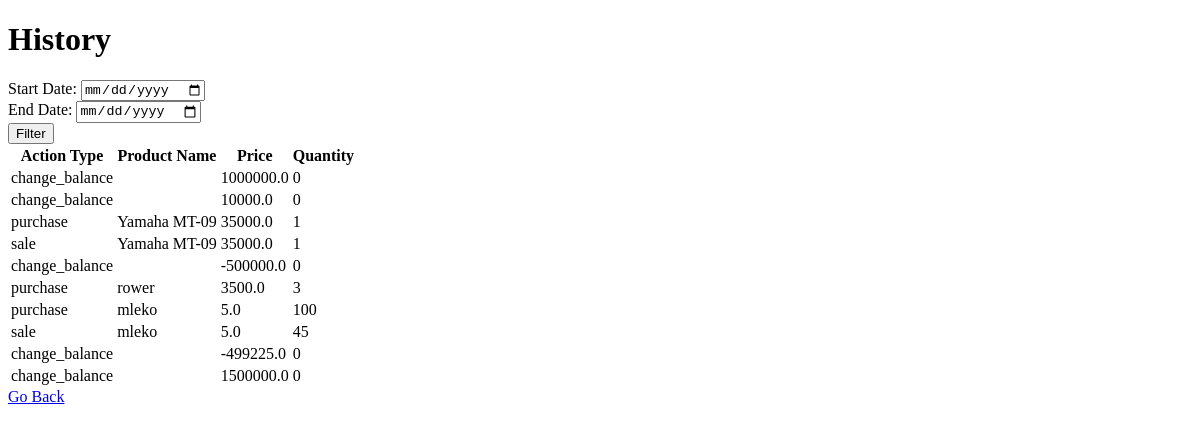
Before: /history with the older database file.
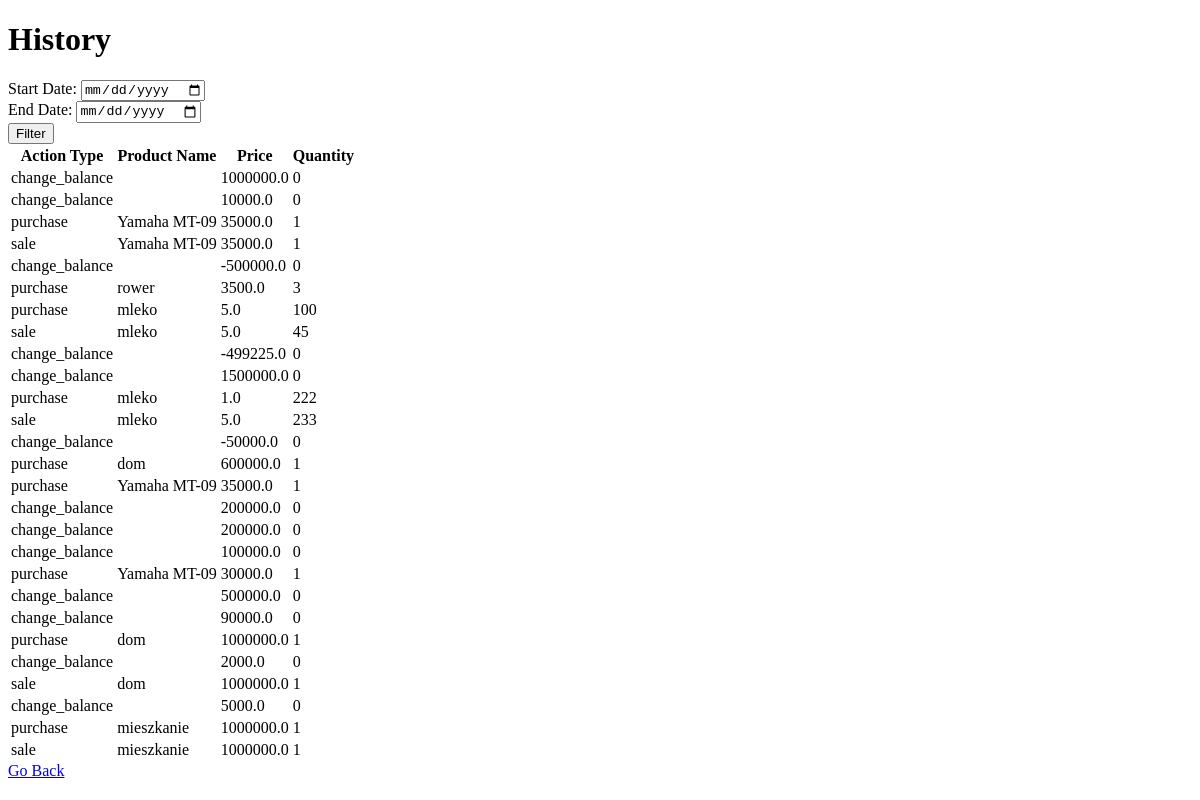
After: the same page with the newer database file.
### app.py (models this page shows)
class Action(db.Model):
    id = db.Column(db.Integer, primary_key=True)
    action_type = db.Column(db.String(20))
    product_name = db.Column(db.String(100))
    price = db.Column(db.Float)
    quantity = db.Column(db.Integer)

### app.py (the view, shortened to what this page needs)
@app.route('/history', methods=['GET', 'POST'])
def history():
    actions = load_actions()
    start = request.args.get('start')
    end = request.args.get('end')
    return render_template('history.html', actions=actions, start=start,
                           end=end)

### app.py (called while the page is built)
def load_actions():
    actions = []
    action_objs = Action.query.all()
    for action in action_objs:
        actions.append((action.action_type, action.product_name, action.price,
                        action.quantity))
    return actions

### templates/history.html (shortened to what this page needs)
<!DOCTYPE html>
<html>
<head>
</head>
<body>
    <h1>History</h1>
    <form action="/history" method="GET">
        <label for="start">Start Date:</label>
        <input type="date" id="start" name="start"><br>
        <label for="end">End Date:</label>
        <input type="date" id="end" name="end"><br>
        <input type="submit" value="Filter">
    </form>
    <table>
        <tr>
            <th>Action Type</th>
            <th>Product Name</th>
            <th>Price</th>
            <th>Quantity</th>
        </tr>
        {% for action in actions %}
            <tr>
                <td>{{ action[0] }}</td>
                <td>{{ action[1] }}</td>
                <td>{{ action[2] }}</td>
                <td>{{ action[3] }}</td>
            </tr>
        {% endfor %}
    </table>
    <a href="/">Go Back</a>
</body>
</html>

Changed rows visible on the page:
added Action: action_type "purchase", product_name "mleko", price "1.0", quantity "222"
added Action: action_type "sale", product_name "mleko", price "5.0", quantity "233"
added Action: action_type "change_balance", price "-50000.0", quantity "0"
added Action: action_type "purchase", product_name "dom", price "600000.0", quantity "1"
added Action: action_type "purchase", product_name "Yamaha MT-09", price "35000.0", quantity "1"
added Action: action_type "change_balance", price "200000.0", quantity "0"
added Action: action_type "change_balance", price "200000.0", quantity "0"
added Action: action_type "change_balance", price "100000.0", quantity "0"
added Action: action_type "purchase", product_name "Yamaha MT-09", price "30000.0", quantity "1"
added Action: action_type "change_balance", price "500000.0", quantity "0"
added Action: action_type "change_balance", price "90000.0", quantity "0"
added Action: action_type "purchase", product_name "dom", price "1000000.0", quantity "1"
added Action: action_type "change_balance", price "2000.0", quantity "0"
added Action: action_type "sale", product_name "dom", price "1000000.0", quantity "1"
added Action: action_type "change_balance", price "5000.0", quantity "0"
added Action: action_type "purchase", product_name "mieszkanie", price "1000000.0", quantity "1"
added Action: action_type "sale", product_name "mieszkanie", price "1000000.0", quantity "1"
